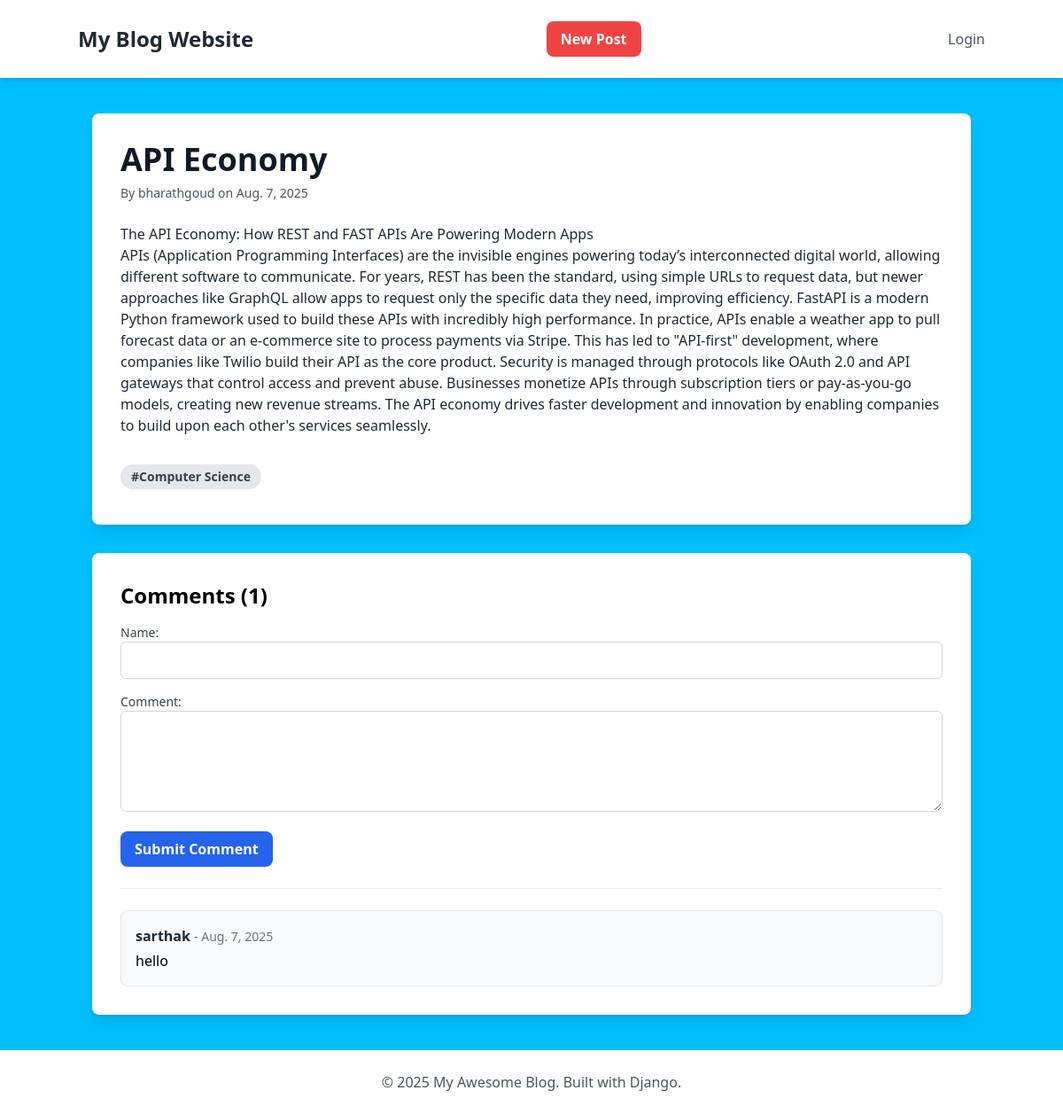
Screenshot of /post/11/ with the database file from the repository.
### blog/models.py (models this page shows, shortened)
class Post(models.Model):
    title = models.CharField(max_length=255)
    content = models.TextField()
    author = models.ForeignKey(User, on_delete=models.CASCADE)
    created_on = models.DateTimeField(auto_now_add=True)
    last_modified = models.DateTimeField(auto_now=True)
    categories = models.ManyToManyField(Category, related_name='posts')

class Category(models.Model):
    name = models.CharField(max_length=100)

class Comment(models.Model):
    post = models.ForeignKey(Post, on_delete=models.CASCADE, related_name='comments')
    author = models.CharField(max_length=100)
    body = models.TextField()
    created_on = models.DateTimeField(auto_now_add=True)

### blog/views.py (the view)
# urls.py: path('post/<int:pk>/', views.post_detail, name='post_detail'),
def post_detail(request, pk):
    post = get_object_or_404(Post, pk=pk)
    comments = post.comments.all().order_by('-created_on')
    if request.method == 'POST':
        comment_form = CommentForm(request.POST)
        if comment_form.is_valid():
            new_comment = comment_form.save(commit=False)
            new_comment.post = post
            new_comment.save()
            return redirect('post_detail', pk=post.pk)
    else:
        comment_form = CommentForm()
    context = {'post': post, 'comments': comments, 'comment_form': comment_form}
    return render(request, 'blog/post_detail.html', context)

### blog/forms.py
class CommentForm(forms.ModelForm):
    class Meta:
        model = Comment
        fields = ['author', 'body']
        widgets = {
            'author': forms.TextInput(attrs={'class': 'w-full p-2 border border-gray-300 rounded-md'}),
            'body': forms.Textarea(attrs={'class': 'w-full p-2 border border-gray-300 rounded-md', 'rows': 4}),
        }

### blog/templates/blog/post_detail.html (shortened to what this page needs)
{% extends "blog/base.html" %}
{% block content %}
<div class="bg-white p-8 rounded-lg shadow-lg">
    <div class="flex justify-between items-start">
        <div>
            <h1 class="text-4xl font-bold mb-2 text-gray-900">{{ post.title }}</h1>
            <p class="text-gray-600 text-sm mb-6">
                By {{ post.author.username }} on {{ post.created_on.date }}
            </p>
        </div>
    </div>
    <div class="prose max-w-none text-gray-800 mb-8">
        {{ post.content|linebreaks }}
    </div>
     <div>
        {% for category in post.categories.all %}
            <a href="{% url 'posts_by_category' category.name %}" class="inline-block bg-gray-200 rounded-full px-3 py-1 text-sm font-semibold text-gray-700 mr-2 mb-2 hover:bg-gray-300">#{{ category.name }}</a>
        {% endfor %}
    </div>
</div>
<div class="bg-white p-8 rounded-lg shadow-lg mt-8">
    <h3 class="text-2xl font-bold mb-4">Comments ({{ comments.count }})</h3>
    <form method="post" class="space-y-4">
        <div>
            <label for="{{ comment_form.author.id_for_label }}" class="block text-sm font-medium text-gray-700">Name:</label>
            {{ comment_form.author }}
        </div>
        <div>
            <label for="{{ comment_form.body.id_for_label }}" class="block text-sm font-medium text-gray-700">Comment:</label>
            {{ comment_form.body }}
        </div>
        <button type="submit" class="bg-blue-600 text-white font-bold py-2 px-4 rounded-lg hover:bg-blue-700 transition-colors">
            Submit Comment
        </button>
    </form>
    <hr class="my-6">
    <div class="space-y-4">
        {% for comment in comments %}
        <div class="bg-gray-50 p-4 rounded-lg border border-gray-200">
            <p class="font-semibold text-gray-800">{{ comment.author }} <span class="text-gray-500 text-sm font-normal">- {{ comment.created_on.date }}</span></p>
            <p class="text-gray-700 mt-1">{{ comment.body|linebreaks }}</p>
        </div>
        {% empty %}
        <p class="text-gray-600">No comments yet. Be the first to comment!</p>
        {% endfor %}
    </div>
</div>
{% endblock content %}

### rows the page displays
Post: title "API Economy", author.username "bharathgoud", created_on "Aug. 7, 2025", content "The API Economy: How REST and FAST APIs Are Powering Modern Apps APIs (Application Programming Interfaces) are the invisible engines powering today’s interconnected digital world, allowing different software to communicate. For years, REST has been the standard, using simple URLs to request data, but newer approaches like GraphQL allow apps to request only the specific data they need, improving efficiency. FastAPI is a modern Python framework used to build these APIs with incredibly high performance. In practice, APIs enable a weather app to pull forecast data or an e-commerce site to process payments via Stripe. This has led to \"API-first\" development, where companies like Twilio build…"
Category: name "Computer Science"
Comment: author "sarthak", created_on "Aug. 7, 2025", body "hello"

### other values shown
{{ comments.count }} "1"
